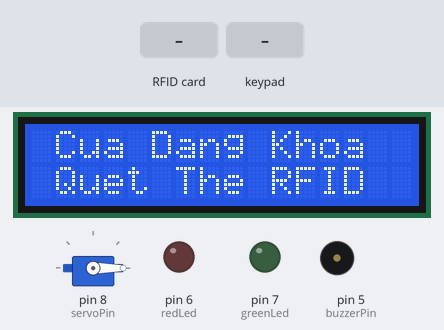
The sketch below on a simulated Arduino Uno, built with avr-gcc and run on an emulated ATmega328P. On the bench: servo, 16×2 character LCD, output pins drawn as LEDs (lit = HIGH), buzzer (waves = sounding, pin HIGH). The inputs (shaded band) are chosen by the test bench. Pins used as bus, display or sensor lines are not drawn.

Above: at 1.3 s.
1.4 s: RFID card 70 08 F7 55 held to the reader
At 3.2 s:
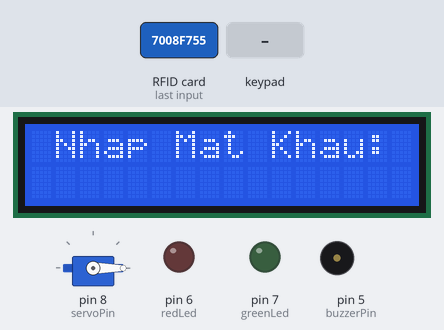
3.5 s: keypad keys 1 2 3 4 pressed 0.4 s apart
At 5.7 s:
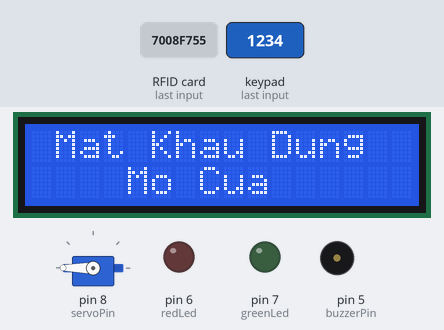
6.6 s: RFID card 5E 7A 19 C4 held to the reader
At 8.0 s:
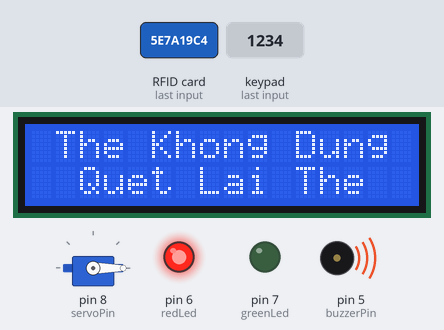
Timing chart, 0 to 11.1 s (numbered marks = the images above; inputs shaded):
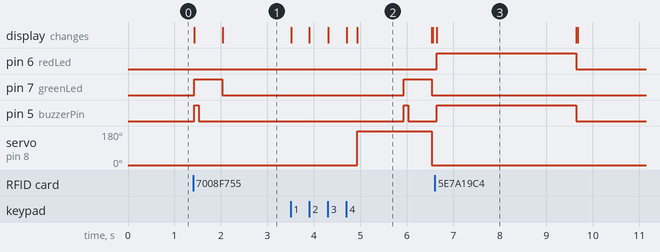

Measured:
- after the input at 1.4 s, pin 7 (greenLed): LOW → HIGH at once, → LOW 0.60 s later; pin 5 (buzzerPin): LOW → HIGH at once, → LOW 0.10 s later; the display: first changes at once (image 1 shows a later state)
- after the input at 3.5 s, pin 7 (greenLed): LOW → HIGH after 2.4 s, → LOW 0.60 s later; pin 5 (buzzerPin): LOW → HIGH after 2.4 s, → LOW 0.10 s later; servo on pin 8 (servoPin): 0° → 180° after 1.4 s, → 0° 1.6 s later; the display: first changes at once (image 2 shows a later state)
- after the input at 6.6 s, pin 6 (redLed), pin 5 (buzzerPin): LOW → HIGH at once, → LOW 3.0 s later; the display: changes at once (image 3)
- what the display in image 2 shows lasts 1.6 s, from 4.9 s to 6.5 s

The sketch:

BLKLab_Code_Cach_Lam_Khoa_Cua_RFID_Bang_Arduino.ino
```cpp
/*
 * ===================================================================================================================*
 *                                                  BANLINHKIEN.COM
 * ===================================================================================================================*
 *                                           Khóa cửa RFID sử dụng Arduino
 * Đấu nối:
 + LCD 1602 I2C:
  -SDA: nối với chân SDA của LCD
  -SCL: nối với chân SCL của LCD
 + Động cơ Servo:
  -D8: nối với dây cam của động cơ servo
 + Còi buzzer:
  -D5: nối với chân dương của còi buzzer
 + Led:
  -D6: nối với chân dương của led red
  -D7: nối với chân dương của led green
 + Keypad 4x4:
  -A0: nối với chân hàng 1 của keypad 4x4
  -A1: nối với chân hàng 2 của keypad 4x4
  -A2: nối với chân hàng 3 của keypad 4x4
  -A3: nối với chân hàng 4 của keypad 4x4
  -D2: nối với chân cột 1 của keypad 4x4
  -D1: nối với chân cột 2 của keypad 4x4
  -D0: nối với chân cột 2 của keypad 4x4
 */

#include <MFRC522.h>                                                                        // Sử dụng thư viện MFRC522 để đọc thẻ RFID
#include <LiquidCrystal_I2C.h>                                                              // Sử dụng thư viện LiquidCrystal_I2C để điều khiển màn hình LCD qua giao tiếp I2C
#include <Keypad.h>                                                                         // Sử dụng thư viện Keypad để đọc dữ liệu từ bàn phím số
#include <Servo.h>                                                                          // Sử dụng thư viện Servo để điều khiển Servo motor
#include <SPI.h>                                                                            // Sử dụng thư viện SPI cho việc giao tiếp với MFRC522

LiquidCrystal_I2C lcd(0x27, 16, 2);                                                         // Khởi tạo đối tượng LCD với địa chỉ I2C 0x27 và kích thước 16x2
MFRC522 mfrc522(10, 9);                                                                     // Khởi tạo đối tượng MFRC522 với chân chốt kết nối 10 và 9
Servo sg90;                                                                                 // Khởi tạo đối tượng Servo để điều khiển Servo motor
constexpr uint8_t greenLed = 7;                                                             // Chân kết nối LED màu xanh
constexpr uint8_t redLed = 6;                                                               // Chân kết nối LED màu đỏ
constexpr uint8_t servoPin = 8;                                                             // Chân kết nối Servo motor
constexpr uint8_t buzzerPin = 5;                                                            // Chân kết nối buzzer

char initial_password[4] = {'1', '2', '3', '4'};                                            // Mật khẩu khởi tạo
String tagUID = "70 08 F7 55";                                                              // UID của thẻ RFID được chấp nhận
char password[4];                                                                           // Mật khẩu nhập từ bàn phím
boolean RFIDMode = true;                                                                    // Chế độ đọc thẻ RFID ban đầu
char key_pressed = 0;                                                                       // Biến lưu giữ phím được nhấn trên bàn phím
uint8_t i = 0;                                                                              // Biến đếm số ký tự trong mật khẩu nhập vào

const byte rows = 4;                                                                        // Số hàng trên bàn phím
const byte columns = 4;                                                                     // Số cột trên bàn phím

char hexaKeys[rows][columns] = {
  {'1', '2', '3', 'A'},
  {'4', '5', '6', 'B'},
  {'7', '8', '9', 'C'},
  {'*', '0', '#', 'D'}
};                                                                                          // Mảng chứa các ký tự tương ứng trên bàn phím

byte row_pins[rows] = {A0, A1, A2, A3};                                                     // Chân kết nối hàng trên bàn phím
byte column_pins[columns] = {2, 1, 0};                                                      // Chân kết nối cột trên bàn phím

Keypad keypad_key = Keypad(makeKeymap(hexaKeys), row_pins, column_pins, rows, columns);     // Khởi tạo đối tượng Keypad

void setup() {
  pinMode(buzzerPin, OUTPUT);                                                               // Đặt chân buzzer là chế độ OUTPUT
  pinMode(redLed, OUTPUT);                                                                  // Đặt chân LED đỏ là chế độ OUTPUT
  pinMode(greenLed, OUTPUT);                                                                // Đặt chân LED xanh là chế độ OUTPUT
  sg90.attach(servoPin);                                                                    // Kết nối Servo motor với chân điều khiển
  sg90.write(0);                                                                            // Đưa Servo motor về góc quay 0 độ ở vị trí ban đầu
  lcd.init();                                                                               // Khởi tạo màn hình LCD
  lcd.backlight();                                                                          // Bật đèn nền của màn hình LCD
  SPI.begin();                                                                              // Khởi tạo giao tiếp SPI
  mfrc522.PCD_Init();                                                                       // Khởi tạo MFRC522
  lcd.clear();                                                                              // Xóa nội dung trên màn hình LCD
}

void beep() {
  digitalWrite(buzzerPin, HIGH);                                                            // Kích hoạt buzzer
  delay(100);                                                                               // Delay 100ms
  digitalWrite(buzzerPin, LOW);                                                             // Tắt buzzer
}

void loop() {
  if (RFIDMode == true) {
    lcd.setCursor(1, 0);
    lcd.print("Cua Dang Khoa");                                                             // Hiển thị thông báo trên màn hình LCD
    lcd.setCursor(1, 1);
    lcd.print("Quet The RFID");
    if (!mfrc522.PICC_IsNewCardPresent()) {
      return;                                                                               // Nếu không có thẻ mới được đặt gần, thoát khỏi hàm loop()
    }
    if (!mfrc522.PICC_ReadCardSerial()) {
      return;                                                                               // Nếu không đọc được thông tin từ thẻ, thoát khỏi hàm loop()
    }
    String tag = "";
    for (byte j = 0; j < mfrc522.uid.size; j++) {
      tag.concat(String(mfrc522.uid.uidByte[j] < 0x10 ? " 0" : " "));
      tag.concat(String(mfrc522.uid.uidByte[j], HEX));
    }
    tag.toUpperCase();
    if (tag.substring(1) == tagUID) {
      lcd.clear();
      lcd.setCursor(2, 0);
      lcd.print("The Da Khop");
      digitalWrite(greenLed, HIGH);
      beep();                                                                               // Kêu tít tít khi thẻ RFID đúng
      delay(500);
      digitalWrite(greenLed, LOW);
      lcd.clear();
      lcd.print(" Nhap Mat Khau:");
      lcd.setCursor(0, 1);
      RFIDMode = false;
    } else {
      lcd.clear();
      lcd.setCursor(0, 0);
      lcd.print(" The Khong Dung");
      lcd.setCursor(1, 1);
      lcd.print(" Quet Lai The");
      digitalWrite(buzzerPin, HIGH);
      digitalWrite(redLed, HIGH);
      delay(3000);
      digitalWrite(buzzerPin, LOW);
      digitalWrite(redLed, LOW);
      lcd.clear();
    }
  }
  if (RFIDMode == false) {
    key_pressed = keypad_key.getKey();
    if (key_pressed) {
      password[i++] = key_pressed;
      lcd.print("*");                                                                       // Hiển thị dấu '*' trên màn hình LCD khi nhập mật khẩu
    }
    if (i == 4) {
      delay(200);
      if (!(strncmp(password, initial_password, 4))) {
        lcd.clear();
        lcd.setCursor(0, 0);
        lcd.print(" Mat Khau Dung");
        lcd.setCursor(4, 1);
        lcd.print("Mo Cua");
        sg90.write(180);                                                                      // Mở khóa bằng cách đưa Servo motor về góc quay 180 độ
        delay(1000);
        digitalWrite(greenLed, HIGH);
        beep();
        delay(500);
        digitalWrite(greenLed, LOW);
        sg90.write(0);                                                                        // Đóng khóa bằng cách đưa Servo motor về vị trí ban đầu
        lcd.clear();
        i = 0;
        RFIDMode = true;
      } else {
        lcd.clear();
        lcd.print("  Sai Mat Khau");
        digitalWrite(buzzerPin, HIGH);
        digitalWrite(redLed, HIGH);
        delay(3000);
        digitalWrite(buzzerPin, LOW);
        digitalWrite(redLed, LOW);
        lcd.clear();
        i = 0;
        RFIDMode = true;
      }
    }
  }
}
```
